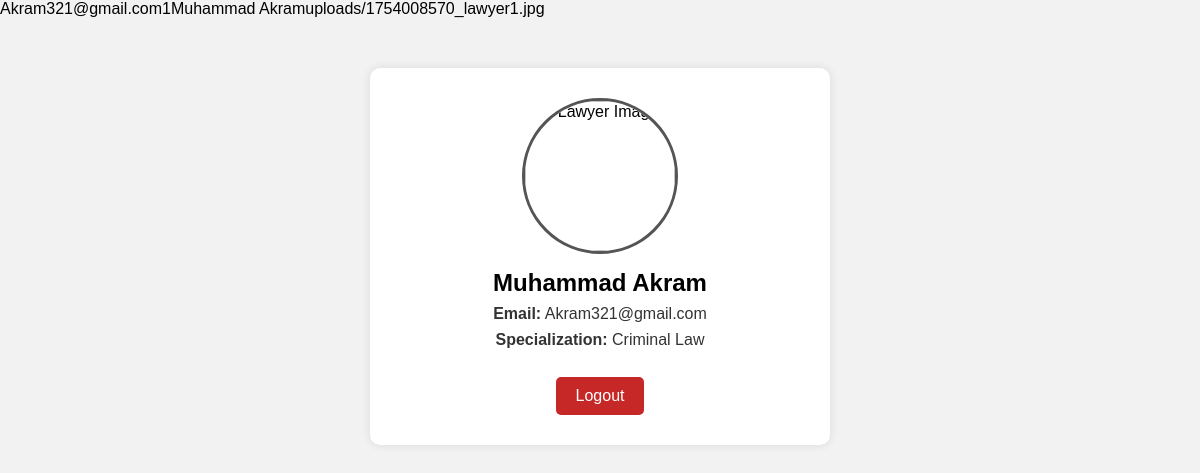
The app's page /lawyer-profile.php (signed in) with its own data.
### tables this page shows
CREATE TABLE `lawyers` (
  `id` int(11) NOT NULL,
  `name` varchar(100) DEFAULT NULL,
  `email` varchar(100) DEFAULT NULL,
  `gender` varchar(20) DEFAULT NULL,
  `city` varchar(100) DEFAULT NULL,
  `password` varchar(100) DEFAULT NULL,
  `specialty` varchar(100) DEFAULT NULL,
  `experience` int(11) DEFAULT NULL,
  `photo` varchar(255) DEFAULT NULL
);

### lawyer-profile.php (the view, shortened to what this page needs)
<?php
include 'dbconnect.php';
echo        $_SESSION['lawyer_id'];
echo        $_SESSION['lawyer_name'];
echo        $_SESSION['lawyer_image'];
$query = "SELECT * FROM lawyers ";
$result = mysqli_query($conn, $query);
$row = mysqli_fetch_assoc($result);
?>
<!DOCTYPE html>
<html>
<head>
</head>
<body>
<div class="profile-container">
    <img class="profile-img" src="<?php echo $_SESSION['lawyer_image']; ?>" alt="Lawyer Image">
    <h2><?php echo $row['name']; ?></h2>
    <p><strong>Email:</strong> <?php echo $row['email']; ?></p>
    <p><strong>Specialization:</strong> <?php echo $row['specialty']; ?></p>
    <a class="logout-btn" href="logout.php">Logout</a>
</div>
</body>
</html>

### lawyer-profile.php (style rules this page uses)
body { font-family: Arial, sans-serif; background: #f2f2f2; margin: 0; padding: 0; }
.profile-container { width: 400px; margin: 50px auto; background: white; border-radius: 10px; padding: 30px; box-shadow: 0 0 10px rgba(0,0,0,0.1); text-align: center; }
.profile-img { width: 150px; height: 150px; border-radius: 50%; border: 3px solid #555; object-fit: cover; }
h2 { margin: 15px 0 5px 0; }
p { margin: 8px 0; color: #333; }
.logout-btn { margin-top: 20px; padding: 10px 20px; background: #c62828; color: white; text-decoration: none; border-radius: 5px; display: inline-block; }

### records on screen
lawyers: name "Muhammad Akram", email "Akram321@gmail.com", specialty "Criminal Law"

### other values on screen
$_SESSION['lawyer_id'] "1"
$_SESSION['lawyer_name'] "Muhammad Akram"
$_SESSION['lawyer_image'] "uploads/1754008570_lawyer1.jpg"
